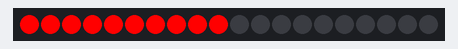
Bench run of a sketch on a simulated Arduino Uno, built with avr-gcc and run on an emulated ATmega328P. Shown: 20 RGB LEDs in strip order, left to right. Random numbers use the default seed unless the sketch sets one.

Above: at 5.57 s.
At 12.69 s:
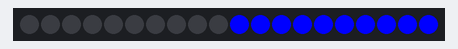
At 15.13 s:
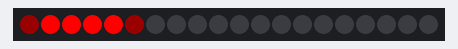
At 15.59 s:
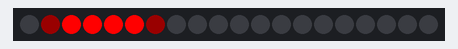
At 17.26 s:
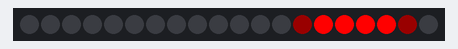
At 24.59 s:
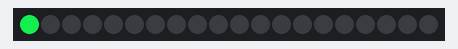

The sketch:

PanamaLED_V3.ino
```cpp
#include "FastLED.h"
#define NUM_LEDS 20
CRGB leds[NUM_LEDS];
#define PIN 2
int Shifting = 0;

void setup()
{
  FastLED.addLeds<WS2811, PIN, GRB>(leds, NUM_LEDS).setCorrection( TypicalLEDStrip );
}

//shift convertion. Allow to move start of LED sequence arround the hat and not at the begining of the strip
int shift(int pixel) {
  int newpixel=pixel+Shifting;
  if (newpixel>NUM_LEDS){newpixel=newpixel-NUM_LEDS;}
  return newpixel;
}

void showStrip() {
 #ifdef ADAFRUIT_NEOPIXEL_H
   // NeoPixel
   strip.show();
 #endif
 #ifndef ADAFRUIT_NEOPIXEL_H
   // FastLED
   FastLED.show();
 #endif
}

void setPixel(int Pixel, byte red, byte green, byte blue) {
 #ifdef ADAFRUIT_NEOPIXEL_H
   // NeoPixel
   strip.setPixelColor(Pixel, strip.Color(red, green, blue));
 #endif
 #ifndef ADAFRUIT_NEOPIXEL_H
   // FastLED
   leds[Pixel].r = red;
   leds[Pixel].g = green;
   leds[Pixel].b = blue;
 #endif
}

void setAll(byte red, byte green, byte blue) {
  for(int i = 0; i < NUM_LEDS; i++ ) {
    setPixel(i, red, green, blue);
  }
  showStrip();
}


//*********************  Effects section  *********************

//FBI warning
void FBI(){
  for (int turn=0;turn<3;turn++){
    for (int a=0; a<NUM_LEDS/2;a++) {setPixel(shift(a), 0xff, 0, 0);}
    showStrip();
    delay(35);
    setAll(0,0,0);
    delay(35);
    }

  for (int turn=0;turn<3;turn++){
    for (int a=NUM_LEDS/2; a<NUM_LEDS;a++) {setPixel(shift(a), 0, 0, 0xff);}
    showStrip();
    delay(35);
    setAll(0,0,0);
    delay(35);
    }
}

//Gyrophare
void Gyro() {
  int delayval = 10; // timing delay in milliseconds
  int nbled = 7;
  int nbTours = random(10, 25);
  for (int tours = 0; tours < nbTours; tours++) {
      int red=random(0, 255);
      int green=random(0, 255);
      int blue=random(0, 255);
    // début d'un aller
    for (int i = 0; i < NUM_LEDS + nbled + 1; i++) {
      if (i < NUM_LEDS) {setPixel(i, red, green, blue);}

      if (i >= nbled) {setPixel(i - nbled, 0, 0, 0);}
      showStrip();
      delay(delayval);
    }
  }
}


//Cyclone
void CylonBounce(byte red, byte green, byte blue, int EyeSize, int SpeedDelay, int ReturnDelay){

  for(int i = 0; i < NUM_LEDS-EyeSize-2; i++) {
    setAll(0,0,0);
    setPixel(i, red/10, green/10, blue/10);
    for(int j = 1; j <= EyeSize; j++) {
      setPixel(i+j, red, green, blue);
    }
    setPixel(i+EyeSize+1, red/10, green/10, blue/10);
    showStrip();
    delay(SpeedDelay);
  }

  delay(ReturnDelay);

  for(int i = NUM_LEDS-EyeSize-2; i > 0; i--) {
    setAll(0,0,0);
    setPixel(i, red/10, green/10, blue/10);
    for(int j = 1; j <= EyeSize; j++) {
      setPixel(i+j, red, green, blue);
    }
    setPixel(i+EyeSize+1, red/10, green/10, blue/10);
    showStrip();
    delay(SpeedDelay);
  }

  delay(ReturnDelay);
}

//Sparkle
void Sparkle(byte red, byte green, byte blue, int SpeedDelay) {
  int Pixel = random(NUM_LEDS);
  setPixel(Pixel,red,green,blue);
  showStrip();
  delay(SpeedDelay);
  setPixel(Pixel,0,0,0);
}

//Running Light
void RunningLights(byte red, byte green, byte blue, int WaveDelay) {
  int Position=0;

  for(int j=0; j<NUM_LEDS*2; j++)
  {
      Position++; // = 0; //Position + Rate;
      for(int i=0; i<NUM_LEDS; i++) {
        // sine wave, 3 offset waves make a rainbow!
        //float level = sin(i+Position) * 127 + 128;
        //setPixel(i,level,0,0);
        //float level = sin(i+Position) * 127 + 128;
        setPixel(i,((sin(i+Position) * 127 + 128)/255)*red,
                   ((sin(i+Position) * 127 + 128)/255)*green,
                   ((sin(i+Position) * 127 + 128)/255)*blue);
      }

      showStrip();
      delay(WaveDelay);
  }
}

//Rainbow Cycle
void rainbowCycle(int SpeedDelay) {
  byte *c;
  uint16_t i, j;

  for(j=0; j<256*5; j++) { // 5 cycles of all colors on wheel
    for(i=0; i< NUM_LEDS; i++) {
      c=Wheel(((i * 256 / NUM_LEDS) + j) & 255);
      setPixel(i, *c, *(c+1), *(c+2));
    }
    showStrip();
    delay(SpeedDelay);
  }
}

byte * Wheel(byte WheelPos) {
  static byte c[3];

  if(WheelPos < 85) {
   c[0]=WheelPos * 3;
   c[1]=255 - WheelPos * 3;
   c[2]=0;
  } else if(WheelPos < 170) {
   WheelPos -= 85;
   c[0]=255 - WheelPos * 3;
   c[1]=0;
   c[2]=WheelPos * 3;
  } else {
   WheelPos -= 170;
   c[0]=0;
   c[1]=WheelPos * 3;
   c[2]=255 - WheelPos * 3;
  }

  return c;
}

//Meteor rain
void meteorRain(byte red, byte green, byte blue, byte meteorSize, byte meteorTrailDecay, boolean meteorRandomDecay, int SpeedDelay) {
  setAll(0,0,0);

  for(int i = 0; i < NUM_LEDS+NUM_LEDS; i++) {


    // fade brightness all LEDs one step
    for(int j=0; j<NUM_LEDS; j++) {
      if( (!meteorRandomDecay) || (random(10)>5) ) {
        fadeToBlack(j, meteorTrailDecay );
      }
    }

    // draw meteor
    for(int j = 0; j < meteorSize; j++) {
      if( ( i-j <NUM_LEDS) && (i-j>=0) ) {
        setPixel(i-j, red, green, blue);
      }
    }

    showStrip();
    delay(SpeedDelay);
  }
}

void fadeToBlack(int ledNo, byte fadeValue) {
 #ifdef ADAFRUIT_NEOPIXEL_H
    // NeoPixel
    uint32_t oldColor;
    uint8_t r, g, b;
    int value;

    oldColor = strip.getPixelColor(ledNo);
    r = (oldColor & 0x00ff0000UL) >> 16;
    g = (oldColor & 0x0000ff00UL) >> 8;
    b = (oldColor & 0x000000ffUL);

    r=(r<=10)? 0 : (int) r-(r*fadeValue/256);
    g=(g<=10)? 0 : (int) g-(g*fadeValue/256);
    b=(b<=10)? 0 : (int) b-(b*fadeValue/256);

    strip.setPixelColor(ledNo, r,g,b);
 #endif
 #ifndef ADAFRUIT_NEOPIXEL_H
   // FastLED
   leds[ledNo].fadeToBlackBy( fadeValue );
 #endif
}


// Let's start the Loop!
void loop() {
  for (int cycle=0;cycle<2;cycle++){RunningLights(0xff,0xA2,0x03, 50);}        // orange
  setAll(0,0,0);
  delay(1000);
  for (int cycle=0;cycle<20;cycle++){FBI();}
  setAll(0,0,0);
  delay(1000);
  for (int cycle=0;cycle<5;cycle++){CylonBounce(0xff, 0, 0, 4, 10, 50);}
  setAll(0,0,0);
  delay(1000);
  for (int cycle=0;cycle<2000;cycle++){Sparkle(255, 255, 255, 0);}
  setAll(0,0,0);
  delay(1000);
  //for (int cycle=0;cycle<2;cycle++){RunningLights(0,0,0xff, 50);}        // blue
  Gyro();
  setAll(0,0,0);
  delay(1000);
  rainbowCycle(10); //~25 sec
  setAll(0,0,0);
  delay(1000);
  for (int cycle=0;cycle<6;cycle++){meteorRain(0xff,0xff,0xff,10, 64, true, 30);}
  setAll(0,0,0);
  delay(1000);

}
```
